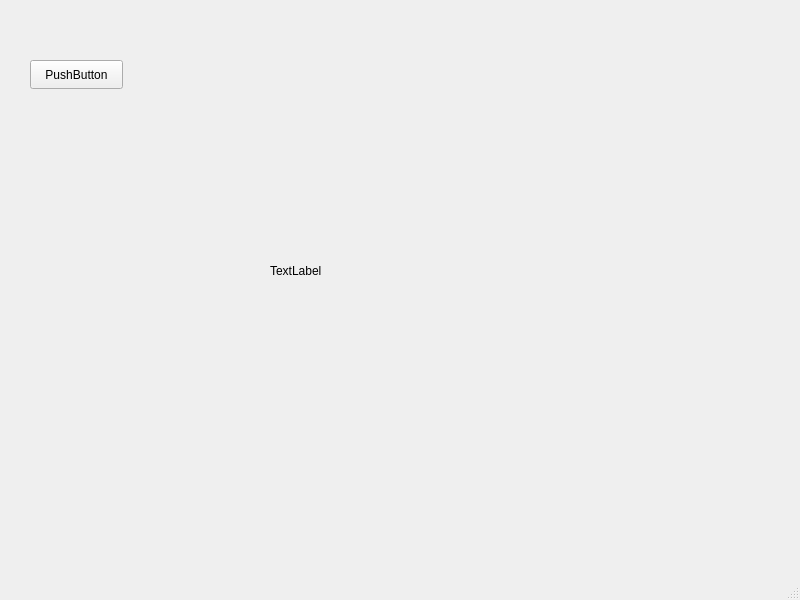
<?xml version="1.0" encoding="UTF-8"?>
<ui version="4.0">
 <class>MainWindow</class>
 <widget class="QMainWindow" name="MainWindow">
  <property name="geometry">
   <rect>
    <x>0</x>
    <y>0</y>
    <width>800</width>
    <height>600</height>
   </rect>
  </property>
  <property name="windowTitle">
   <string>MainWindow</string>
  </property>
  <widget class="QWidget" name="centralwidget">
   <widget class="QPushButton" name="pushButton">
    <property name="geometry">
     <rect>
      <x>30</x>
      <y>60</y>
      <width>93</width>
      <height>29</height>
     </rect>
    </property>
    <property name="text">
     <string>PushButton</string>
    </property>
   </widget>
   <widget class="QLabel" name="label">
    <property name="geometry">
     <rect>
      <x>270</x>
      <y>120</y>
      <width>371</width>
      <height>301</height>
     </rect>
    </property>
    <property name="text">
     <string>TextLabel</string>
    </property>
   </widget>
  </widget>
  <widget class="QMenuBar" name="menubar">
   <property name="geometry">
    <rect>
     <x>0</x>
     <y>0</y>
     <width>800</width>
     <height>22</height>
    </rect>
   </property>
  </widget>
  <widget class="QStatusBar" name="statusbar"/>
 </widget>
 <resources/>
 <connections/>
</ui>
